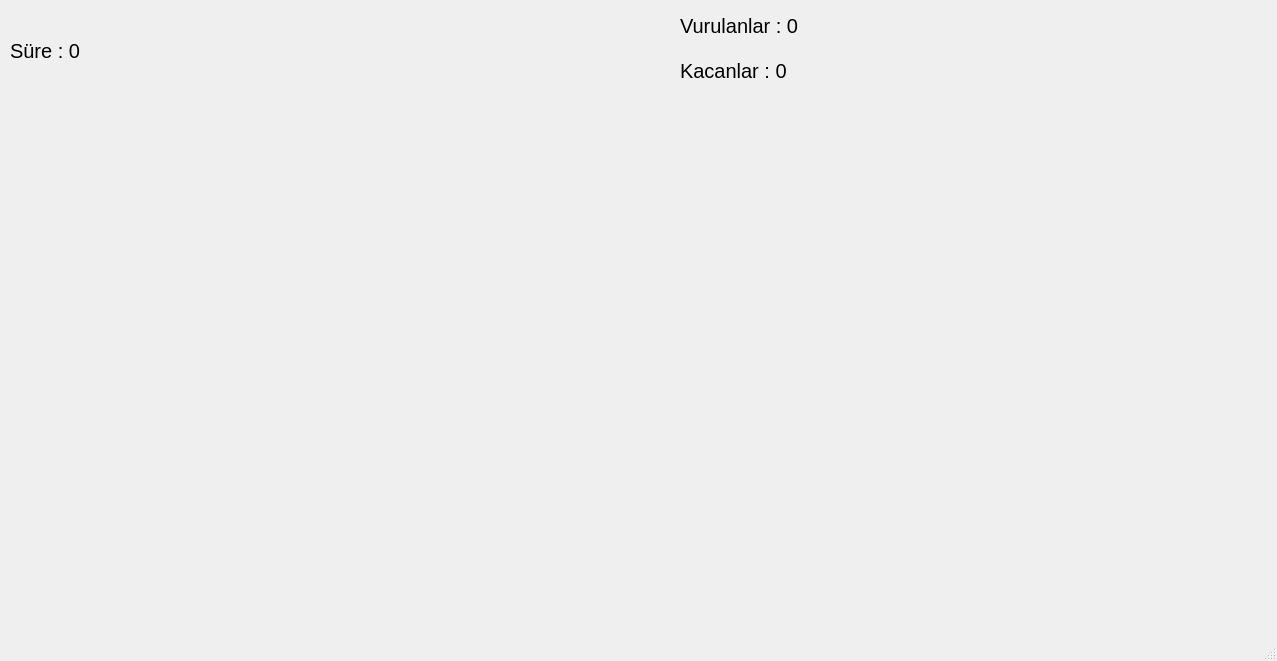
<?xml version="1.0" encoding="UTF-8"?>
<ui version="4.0">
 <class>MainWindow</class>
 <widget class="QMainWindow" name="MainWindow">
  <property name="geometry">
   <rect>
    <x>0</x>
    <y>0</y>
    <width>1277</width>
    <height>661</height>
   </rect>
  </property>
  <property name="windowTitle">
   <string>MainWindow</string>
  </property>
  <widget class="QWidget" name="centralwidget">
   <widget class="QLabel" name="label">
    <property name="geometry">
     <rect>
      <x>-20</x>
      <y>110</y>
      <width>2000</width>
      <height>2000</height>
     </rect>
    </property>
    <property name="sizePolicy">
     <sizepolicy hsizetype="Expanding" vsizetype="Expanding">
      <horstretch>0</horstretch>
      <verstretch>0</verstretch>
     </sizepolicy>
    </property>
    <property name="minimumSize">
     <size>
      <width>2000</width>
      <height>2000</height>
     </size>
    </property>
    <property name="styleSheet">
     <string notr="true">background-image: url(:/Kaynak/images/arkaplan.jpg);</string>
    </property>
    <property name="text">
     <string/>
    </property>
   </widget>
   <widget class="QLabel" name="lbl_sure">
    <property name="geometry">
     <rect>
      <x>10</x>
      <y>20</y>
      <width>411</width>
      <height>61</height>
     </rect>
    </property>
    <property name="sizePolicy">
     <sizepolicy hsizetype="Expanding" vsizetype="Expanding">
      <horstretch>0</horstretch>
      <verstretch>0</verstretch>
     </sizepolicy>
    </property>
    <property name="font">
     <font>
      <pointsize>15</pointsize>
     </font>
    </property>
    <property name="text">
     <string>Süre : 0</string>
    </property>
   </widget>
   <widget class="QLabel" name="lbl_vurulanlar">
    <property name="geometry">
     <rect>
      <x>680</x>
      <y>10</y>
      <width>381</width>
      <height>31</height>
     </rect>
    </property>
    <property name="sizePolicy">
     <sizepolicy hsizetype="Expanding" vsizetype="Expanding">
      <horstretch>0</horstretch>
      <verstretch>0</verstretch>
     </sizepolicy>
    </property>
    <property name="font">
     <font>
      <pointsize>15</pointsize>
     </font>
    </property>
    <property name="text">
     <string>Vurulanlar : 0</string>
    </property>
   </widget>
   <widget class="QLabel" name="lbl_kacanlar">
    <property name="geometry">
     <rect>
      <x>680</x>
      <y>50</y>
      <width>491</width>
      <height>41</height>
     </rect>
    </property>
    <property name="sizePolicy">
     <sizepolicy hsizetype="Expanding" vsizetype="Expanding">
      <horstretch>0</horstretch>
      <verstretch>0</verstretch>
     </sizepolicy>
    </property>
    <property name="font">
     <font>
      <pointsize>15</pointsize>
     </font>
    </property>
    <property name="text">
     <string>Kacanlar : 0</string>
    </property>
   </widget>
  </widget>
  <widget class="QStatusBar" name="statusbar"/>
  <widget class="QMenuBar" name="menubar">
   <property name="geometry">
    <rect>
     <x>0</x>
     <y>0</y>
     <width>1277</width>
     <height>26</height>
    </rect>
   </property>
  </widget>
 </widget>
 <resources/>
 <connections/>
</ui>
